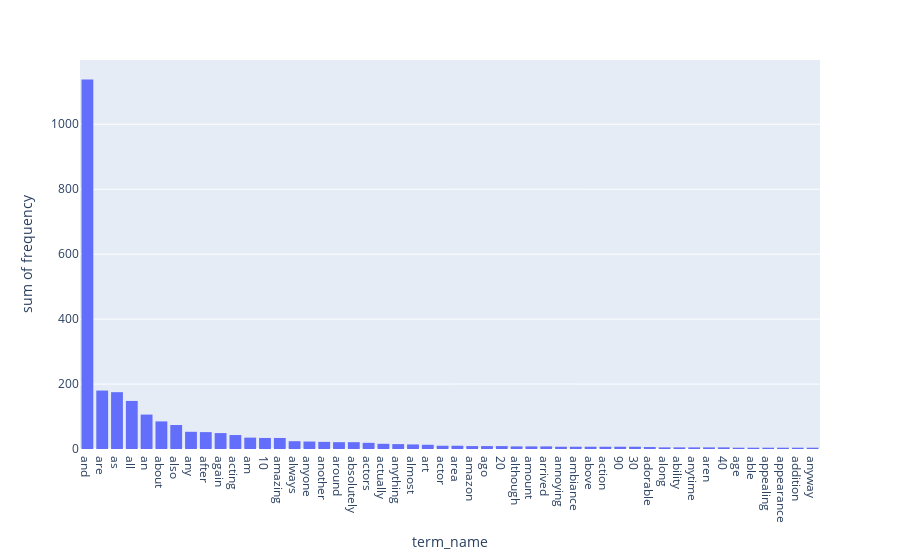

Notebook cell for this chart:
### Code cell
fig = px.histogram(df.sort_values('frequency', ascending=False)[:50], 'term_name', 'frequency')
fig.show()

### Figure 1 — Plotly figure (JSON) as saved in the notebook; plotly's stock layout.template omitted (floating-point values rounded to 4 significant figures)
{"data": [{"alignmentgroup": "True", "bingroup": "x", "histfunc": "sum", "hovertemplate": "term_name=%{x}<br>sum of frequency=%{y}<extra></extra>", "legendgroup": "", "marker": {"color": "#636efa", "pattern": {"shape": ""}}, "name": "", "offsetgroup": "", "orientation": "v", "showlegend": false, "type": "histogram", "x": ["and", "are", "as", "all", "an", "about", "also", "any", "after", "again", "acting", "am", "10", "amazing", "always", "anyone", "another", "around", "absolutely", "actors", "actually", "anything", "almost", "art", "actor", "area", "amazon", "ago", "20", "although", "amount", "arrived", "annoying", "ambiance", "above", "action", "90", "30", "adorable", "along", "ability", "anytime", "aren", "40", "age", "able", "appealing", "appearance", "addition", "anyway"], "xaxis": "x", "y": [1138, 180, 175, 148, 106, 85, 74, 53, 52, 49, 43, 35, 34, 34, 24, 23, 22, 21, 21, 19, 16, 15, 14, 13, 10, 10, 9, 9, 9, 8, 8, 8, 7, 7, 7, 7, 7, 7, 6, 5, 5, 5, 5, 5, 4, 4, 4, 4, 4, 4], "yaxis": "y"}], "layout": {"barmode": "relative", "legend": {"tracegroupgap": 0}, "margin": {"t": 60}, "xaxis": {"anchor": "y", "domain": [0, 1], "title": {"text": "term_name"}}, "yaxis": {"anchor": "x", "domain": [0, 1], "title": {"text": "sum of frequency"}}}}
